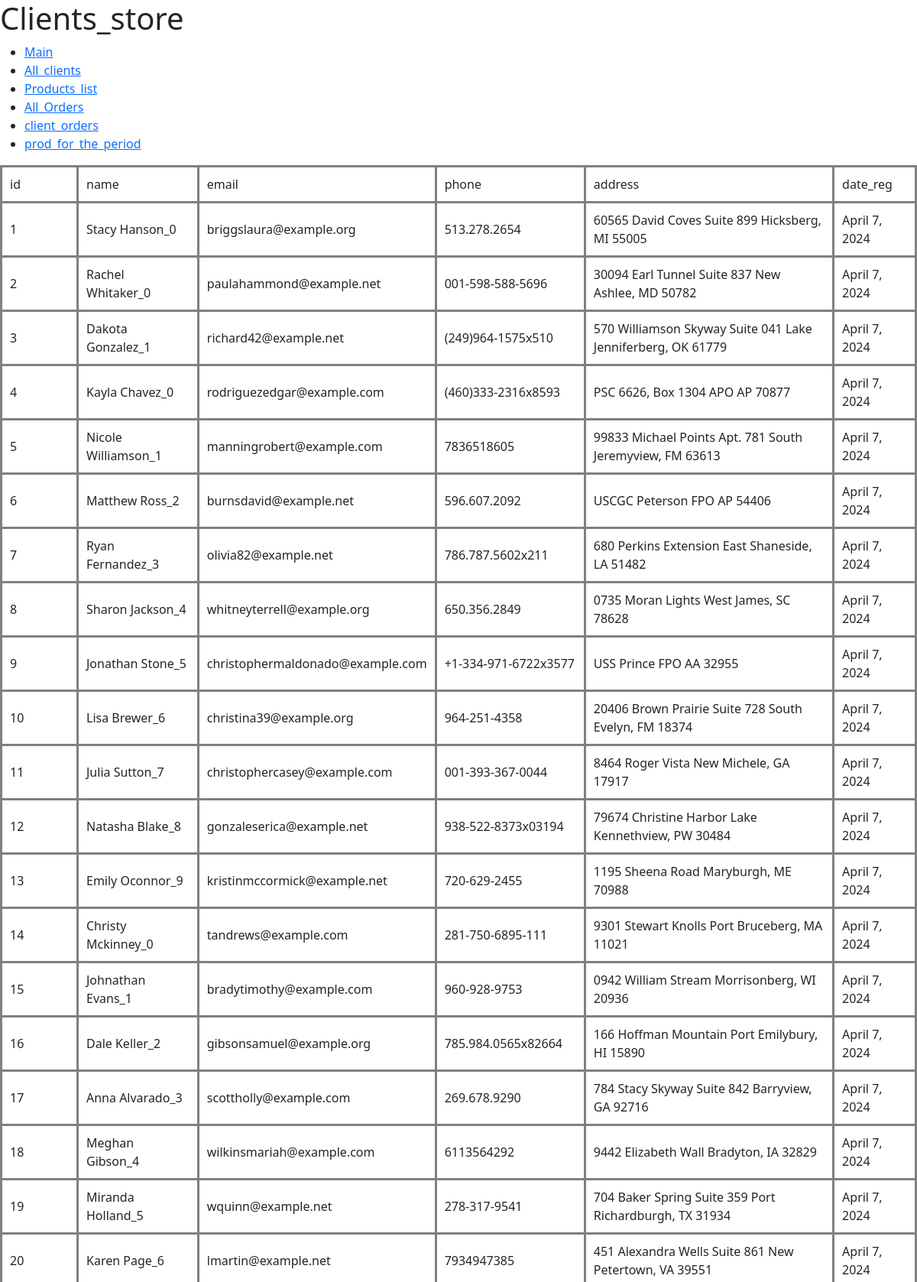
Screenshot of /hw3/get_clients/ (upper part) with the database file from the repository.
### myhwapp3/models.py (models this page shows, shortened)
class Client(models.Model):
    name = models.CharField(max_length=100)
    email = models.EmailField()
    phone = models.CharField(max_length=100)
    address = models.CharField(max_length=100)
    date_reg = models.DateField(auto_now_add=True)
    is_active = models.BooleanField(default=True)

### myhwapp3/views.py (the view)
# urls.py: path('get_clients/', views.get_clients, name='get_clients'),
def get_clients(request):
    logger.info(f'{request} request received')
    clients = Client.objects.all()
    context = {'title': 'Clients_store',
               'items': clients}
    return render(request, 'myhwapp3/all_clients.html', context)

### myhwapp3/templates/myhwapp3/all_clients.html (shortened to what this page needs)
{% extends 'myhwapp3/base.html' %}
{% block title %}
<h1 class="h1_header">{{ title }}</h1>
{% endblock %}
    {% block content %}
    <table style="border-collapse: collapse, width: 900px">
        <tr>
            <td style="border: 3px solid gray; padding: 10px; ">id</td>
            <td style="border: 3px solid gray; padding: 10px">name</td>
            <td style="border: 3px solid gray; padding: 10px">email</td>
            <td style="border: 3px solid gray; padding: 10px">phone</td>
            <td style="border: 3px solid gray; padding: 10px">address</td>
            <td style="border: 3px solid gray; padding: 10px">date_reg</td>
        </tr>
        {% for item in items %}
        <tr>
            <td style="border: 3px solid gray; padding: 10px; width: 100px">{{ item.id }}</td>
            <td style="border: 3px solid gray; padding: 10px">{{ item.name }}</td>
            <td style="border: 3px solid gray; padding: 10px">{{ item.email }}</td>
            <td style="border: 3px solid gray; padding: 10px">{{ item.phone }}</td>
            <td style="border: 3px solid gray; padding: 10px">{{ item.address }}</td>
            <td style="border: 3px solid gray; padding: 10px">{{ item.date_reg }}</td>
        </tr>
        {% endfor %}
    </table>
</div>
{% endblock %}

### myhwapp3/templates/myhwapp3/base.html (shortened to what this page needs)
<!doctype html>
<html lang="ru">
<head>
    <link href="https://cdn.jsdelivr.net/npm/bootstrap@5.3.3/dist/css/bootstrap.min.css" rel="stylesheet"
>
    {% block title %} <title>base shablons app3</title>{% endblock %}
</head>
<body>
<div class="field">
    <ul class="menu">
        <li class="nav-item"><a href="{% url 'index' %}" class="reference">Main</a></li>
        <li class="nav-item">
            <a href="{% url 'get_clients' %}" class="reference" target="_blank">All_clients</a>
        </li>
        <li class="nav-item">
            <a href="{% url 'get_products' %}" class="reference" target="_blank">Products_list</a>
        </li>
        <li class="nav-item">
            <a href="{% url 'get_orders' %}" class="reference" target="_blank">All_Orders</a>
        </li>
        <li class="nav-item">
            <a class="reference" href="http://127.0.0.1:8000/hw3/client_orders/" target="_blank">client_orders</a><br>
        </li>
        <li class="nav-item">
            <a class="reference" href="http://127.0.0.1:8000/hw3/prod_for_the_period/"
               target="_blank">prod_for_the_period</a>
        </li>
    </ul>
    <div class="div">{% block content %} Страница не заполнена {% endblock %}</div>
</body>
</html>

### rows the page displays
Client: id "1", name "Stacy Hanson_0", email "briggslaura@example.org", phone "513.278.2654", address "60565 David Coves Suite 899 Hicksberg, MI 55005", date_reg "April 7, 2024"
Client: id "2", name "Rachel Whitaker_0", email "paulahammond@example.net", phone "001-598-588-5696", address "30094 Earl Tunnel Suite 837 New Ashlee, MD 50782", date_reg "April 7, 2024"
Client: id "3", name "Dakota Gonzalez_1", email "richard42@example.net", phone "(249)964-1575x510", address "570 Williamson Skyway Suite 041 Lake Jenniferberg, OK 61779", date_reg "April 7, 2024"
Client: id "4", name "Kayla Chavez_0", email "rodriguezedgar@example.com", phone "(460)333-2316x8593", address "PSC 6626, Box 1304 APO AP 70877", date_reg "April 7, 2024"
Client: id "5", name "Nicole Williamson_1", email "manningrobert@example.com", phone "7836518605", address "99833 Michael Points Apt. 781 South Jeremyview, FM 63613", date_reg "April 7, 2024"
Client: id "6", name "Matthew Ross_2", email "burnsdavid@example.net", phone "596.607.2092", address "USCGC Peterson FPO AP 54406", date_reg "April 7, 2024"
Client: id "7", name "Ryan Fernandez_3", email "olivia82@example.net", phone "786.787.5602x211", address "680 Perkins Extension East Shaneside, LA 51482", date_reg "April 7, 2024"
Client: id "8", name "Sharon Jackson_4", email "whitneyterrell@example.org", phone "650.356.2849", address "0735 Moran Lights West James, SC 78628", date_reg "April 7, 2024"
Client: id "9", name "Jonathan Stone_5", email "christophermaldonado@example.com", phone "+1-334-971-6722x3577", address "USS Prince FPO AA 32955", date_reg "April 7, 2024"
Client: id "10", name "Lisa Brewer_6", email "christina39@example.org", phone "964-251-4358", address "20406 Brown Prairie Suite 728 South Evelyn, FM 18374", date_reg "April 7, 2024"
Client: id "11", name "Julia Sutton_7", email "christophercasey@example.com", phone "001-393-367-0044", address "8464 Roger Vista New Michele, GA 17917", date_reg "April 7, 2024"
Client: id "12", name "Natasha Blake_8", email "gonzaleserica@example.net", phone "938-522-8373x03194", address "79674 Christine Harbor Lake Kennethview, PW 30484", date_reg "April 7, 2024"
Client: id "13", name "Emily Oconnor_9", email "kristinmccormick@example.net", phone "720-629-2455", address "1195 Sheena Road Maryburgh, ME 70988", date_reg "April 7, 2024"
Client: id "14", name "Christy Mckinney_0", email "tandrews@example.com", phone "281-750-6895-111", address "9301 Stewart Knolls Port Bruceberg, MA 11021", date_reg "April 7, 2024"
Client: id "15", name "Johnathan Evans_1", email "bradytimothy@example.com", phone "960-928-9753", address "0942 William Stream Morrisonberg, WI 20936", date_reg "April 7, 2024"
Client: id "16", name "Dale Keller_2", email "gibsonsamuel@example.org", phone "785.984.0565x82664", address "166 Hoffman Mountain Port Emilybury, HI 15890", date_reg "April 7, 2024"
Client: id "17", name "Anna Alvarado_3", email "scottholly@example.com", phone "269.678.9290", address "784 Stacy Skyway Suite 842 Barryview, GA 92716", date_reg "April 7, 2024"
Client: id "18", name "Meghan Gibson_4", email "wilkinsmariah@example.com", phone "6113564292", address "9442 Elizabeth Wall Bradyton, IA 32829", date_reg "April 7, 2024"
Client: id "19", name "Miranda Holland_5", email "wquinn@example.net", phone "278-317-9541", address "704 Baker Spring Suite 359 Port Richardburgh, TX 31934", date_reg "April 7, 2024"
Client: id "20", name "Karen Page_6", email "lmartin@example.net", phone "7934947385", address "451 Alexandra Wells Suite 861 New Petertown, VA 39551", date_reg "April 7, 2024"
